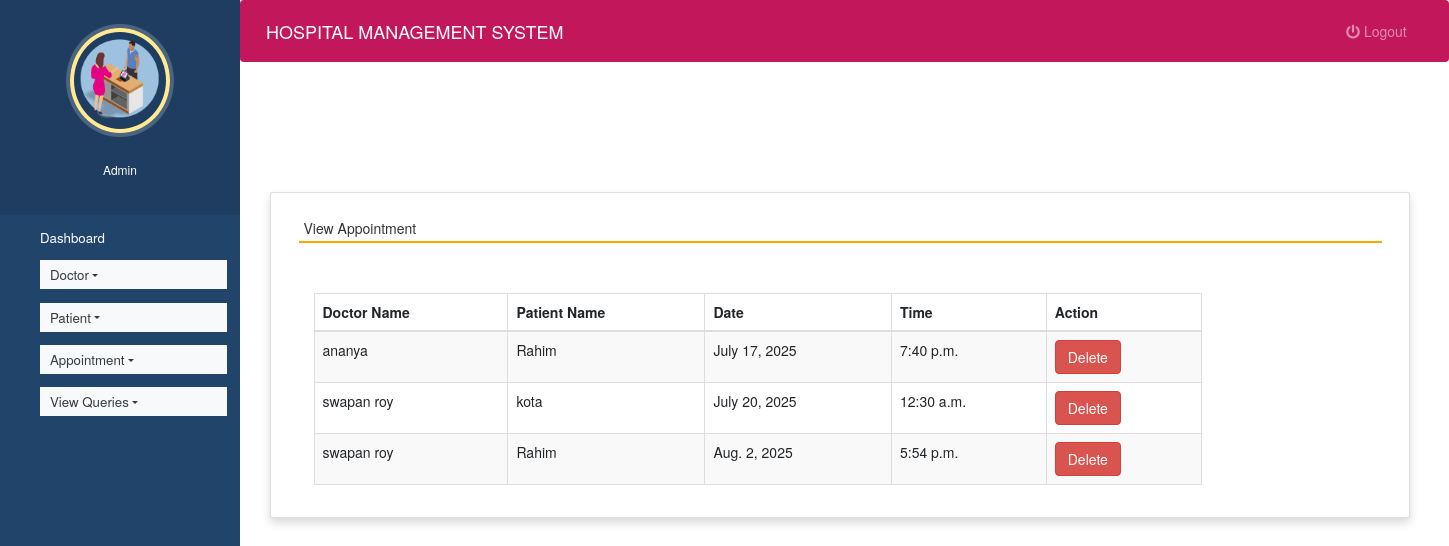
Screenshot of /view_appointment (signed in) with the database file from the repository.
### hospitals/models.py (models this page shows, shortened)
class Appointment(models.Model):
    doctor = models.ForeignKey(Doctor,on_delete=models.CASCADE)
    patient = models.ForeignKey(Patient, on_delete=models.CASCADE)
    date1 = models.DateField()
    time1 = models.TimeField()

class Doctor(models.Model):
    name = models.CharField(max_length=100)
    mobile = models.CharField(max_length=20)
    special = models.CharField(max_length=100)
    shift_date = models.DateField(null=True, blank=True)
    start_time = models.TimeField(null=True, blank=True)
    end_time = models.TimeField(null=True, blank=True)
    def __str__(self):
       return self.name;

class Patient(models.Model):
    name = models.CharField(max_length=50)
    gender = models.CharField(max_length=10)
    mobile = models.IntegerField(null=True)
    address = models.CharField(max_length=50)
    def __str__(self):
       return self.name;

### hospitals/views.py (the view)
# urls.py: path('view_appointment', view_appointment, name='view_appointment'),
def view_appointment(request):
    if not request.user.is_staff:
        return redirect('login')
    appointment = Appointment.objects.all()
    d = {'appointment':appointment}
    return render(request,'view_appointment.html', d)

### hospitals/templates/view_appointment.html (shortened to what this page needs)
{% extends 'admin_nav.html' %}
{% load static %}
{% block content %}
<link rel="stylesheet" href="https://maxcdn.bootstrapcdn.com/bootstrap/3.4.1/css/bootstrap.min.css">
  <link rel="stylesheet" href="https://cdnjs.cloudflare.com/ajax/libs/font-awesome/4.7.0/css/font-awesome.min.css">
  <link rel="stylesheet" href="https://use.fontawesome.com/releases/v5.6.3/css/all.css">
<br><br><br><br>
<div class="container card shadow m-5">
    <div class="card-body">
        <h5 class="p-2" style="border-bottom: 2px solid orange">View Appointment</h5>
		<div class="container mt-5">
		<table id="example" class="table table-striped table-bordered table-sm" style="width:80%">
			<thead>
				<tr>
					<th>Doctor Name</th>
					<th>Patient Name</th>
                    <th>Date</th>
					<th>Time</th>
					<th>Action</th>
				</tr>
			</thead>
			<tbody>
            {% for i in appointment %}
			<tr>
				<td>{{i.doctor}}</td>
				<td>{{i.patient}}</td>
				<td>{{i.date1}}</td>
				<td>{{i.time1}}</td>
				<td><a href="{% url 'delete_appointment' i.id %}" onclick="return confirm('Are you ready to delete this record ?')" class="btn btn-danger">Delete</a></td>
			</tr>
			{% endfor %}
			</tbody>
		</table>
	 </div>
	</div>
</div>
{% endblock content %}

### hospitals/static/style.css (style rules this page uses)
body { padding-left: 240px; }

### hospitals/templates/admin_nav.html (style rules this page uses)
a:link { text-decoration: none; }
a { color: white; }
body { padding-left: 240px; }

### rows the page displays
Appointment: doctor "ananya", patient "Rahim", date1 "July 17, 2025", time1 "7:40 p.m."
Appointment: doctor "swapan roy", patient "kota", date1 "July 20, 2025", time1 "12:30 a.m."
Appointment: doctor "swapan roy", patient "Rahim", date1 "Aug. 2, 2025", time1 "5:54 p.m."
